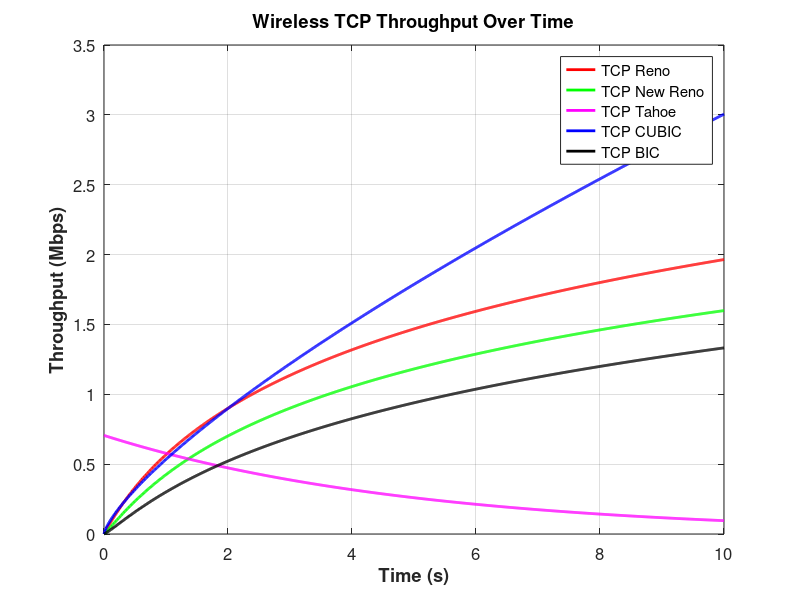
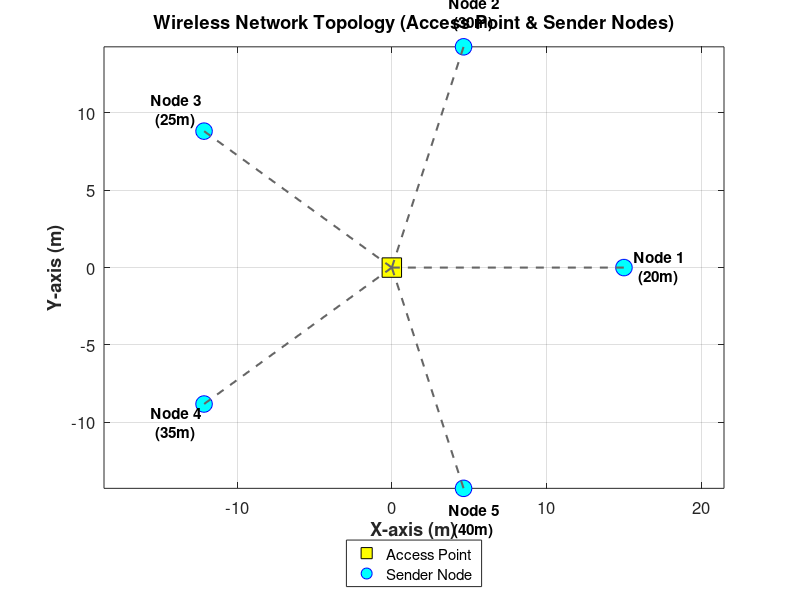

Reproduce these figures in MATLAB, in order.
clc; clear; close all;

%% Defining Network Parameters 
num_nodes = 5;             % 5 wireless sender nodes 
sim_time = 10;             % Simulation time in seconds 
packet_size = 1024;        % Packet size in bytes (1 KB) 
packets_per_second = 100;  % Packet generation rate 
total_packets = packets_per_second * sim_time;

% Distance of each node from Access Point (meters) 
d = [20, 30, 25, 35, 40];   
Pt = 20;                   % Transmit power in dBm 

% Calculate Path Loss (Simple Log Model) 
PL = 10 * log10(d); 
RSSI = Pt - PL;

%% Simulating Wireless TCP Variants 
time = linspace(0, sim_time, total_packets); % Packet timestamps 

% Wireless Throughput Models (with fading & distance effects) 
reno = (log(1 + time) .* (RSSI(1) / max(RSSI))) * packets_per_second * packet_size * 8 / 1e6; % Mbps 
new_reno = (log(1 + time.^1.1) .* (RSSI(2) / max(RSSI))) * packets_per_second * packet_size * 8 / 1e6; 
tahoe = (exp(-0.2 * time) .* (RSSI(3) / max(RSSI))) * packets_per_second * packet_size * 8 / 1e6; 
cubic = ((time.^0.75) .* (RSSI(4) / max(RSSI))) * packets_per_second * packet_size * 8 / 1e6; 
bic = ((log(1 + time).^1.2) .* (RSSI(5) / max(RSSI))) * packets_per_second * packet_size * 8 / 1e6;

%% Plot Wireless TCP Throughput Over Time 
figure;
plot(time, reno, 'r', 'LineWidth', 2); hold on;
plot(time, new_reno, 'g', 'LineWidth', 2);
plot(time, tahoe, 'm', 'LineWidth', 2);
plot(time, cubic, 'b', 'LineWidth', 2);
plot(time, bic, 'k', 'LineWidth', 2);
legend('TCP Reno', 'TCP New Reno', 'TCP Tahoe', 'TCP CUBIC', 'TCP BIC', 'Location', 'best');
xlabel('Time (s)', 'FontWeight', 'bold');
ylabel('Throughput (Mbps)', 'FontWeight', 'bold');
title('Wireless TCP Throughput Over Time', 'FontWeight', 'bold');
grid on;
set(gca, 'FontSize', 12);
hold off;

%% Simulating Wireless Delay and Jitter 
% Delay (ms) influenced by congestion & distance 
delay = 10 + (d / 5) + randn(1, num_nodes) * 3;   
jitter = std(delay) * rand(1, num_nodes);  % Jitter = Standard deviation of delay

%% Print Performance Metrics 
fprintf('Wireless Performance Metrics:\n'); 
fprintf('TCP Variant\t Throughput (Mbps)\t Avg Delay (ms)\t Jitter (ms)\n'); 
fprintf('------------------------------------------------------------\n'); 
fprintf('TCP Reno\t %.4f\t\t %.4f\t\t %.4f\n', mean(reno), delay(1), jitter(1)); 
fprintf('TCP New Reno\t %.4f\t\t %.4f\t\t %.4f\n', mean(new_reno), delay(2), jitter(2)); 
fprintf('TCP Tahoe\t %.4f\t\t %.4f\t\t %.4f\n', mean(tahoe), delay(3), jitter(3)); 
fprintf('TCP CUBIC\t %.4f\t\t %.4f\t\t %.4f\n', mean(cubic), delay(4), jitter(4)); 
fprintf('TCP BIC\t\t %.4f\t\t %.4f\t\t %.4f\n', mean(bic), delay(5), jitter(5)); 

%% Wireless Network Topology  
figure;
theta = linspace(0, 2*pi, num_nodes + 1);  % For circular placement 
layout_radius = 15;  % Visualization radius 
x = layout_radius * cos(theta(1:end-1)); 
y = layout_radius * sin(theta(1:end-1)); 

% Plot Access Point 
plot(0, 0, 'ks', 'MarkerSize', 14, 'MarkerFaceColor', 'y');  
hold on;

% Plot sender nodes and connections to AP 
for i = 1:num_nodes 
    plot(x(i), y(i), 'bo', 'MarkerSize', 12, 'MarkerFaceColor', 'c'); 
    line([0 x(i)], [0 y(i)], 'LineStyle', '--', 'Color', [0.4 0.4 0.4], 'LineWidth', 1.5); 
    text(x(i)*1.15, y(i)*1.15, sprintf('Node %d\n(%dm)', i, d(i)), ...
        'FontSize', 11, 'HorizontalAlignment', 'center', 'FontWeight', 'bold'); 
end

% Style and labels 
title('Wireless Network Topology (Access Point & Sender Nodes)', 'FontWeight', 'bold'); 
xlabel('X-axis (m)', 'FontWeight', 'bold'); 
ylabel('Y-axis (m)', 'FontWeight', 'bold'); 
legend('Access Point', 'Sender Node', 'Location', 'southoutside'); 
axis equal; 
grid on; 
set(gca, 'FontSize', 12); 
hold off;
% %% No Interference Simulation
